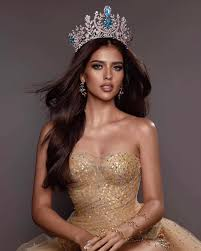
#> input picture images.jpg, 201 x 251 px
$ python block.py
#> lines starting #> are read from the running program, lines starting #| are printed output that depends on the picture; pictures that were not available may be replaced by others from this repository, and a replacement may not be noted
import numpy as np
import cv2 as cv

imgA = cv.imread('images.jpg', cv.IMREAD_GRAYSCALE)
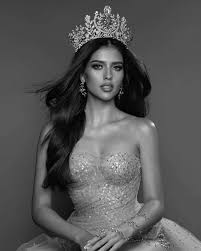
#> imgA: shape (251, 201); min 0, max 250, mean 86.5
imgB = cv.imread('img.jpg', cv.IMREAD_GRAYSCALE)
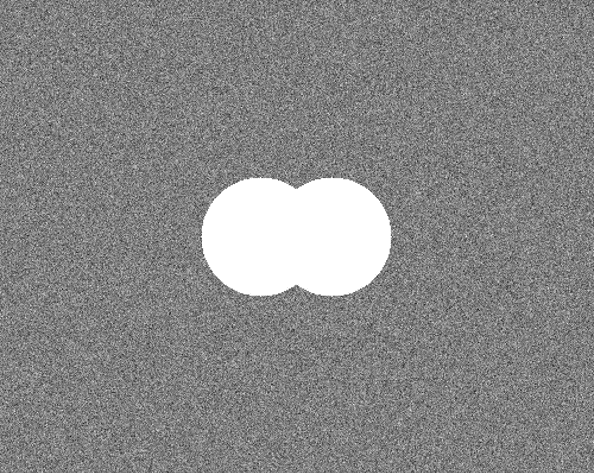
#> input picture img.png, 594 x 473 px, given in place of img.jpg, which was not available
#> imgB is the input picture: shape (473, 594); min 12, max 255, mean 135.7

histB = cv.calcHist([imgB], [0], None, [256], [0, 256])
#> histB = 256 values, max 74743 at index 119, min 0 at index 0, mean 1097.5
imgAtoB= cv.equalizeHist(imgA, histB)
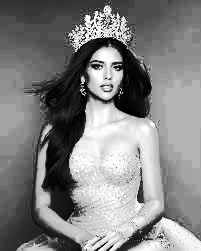
#> imgAtoB: shape (251, 201); min 0, max 255, mean 129


cv.imwrite('imgA.png', imgA)
cv.imwrite('imgB.png', imgB)
cv.imwrite('imgAtoB.png',imgAtoB)
cv.waitKey(0)
